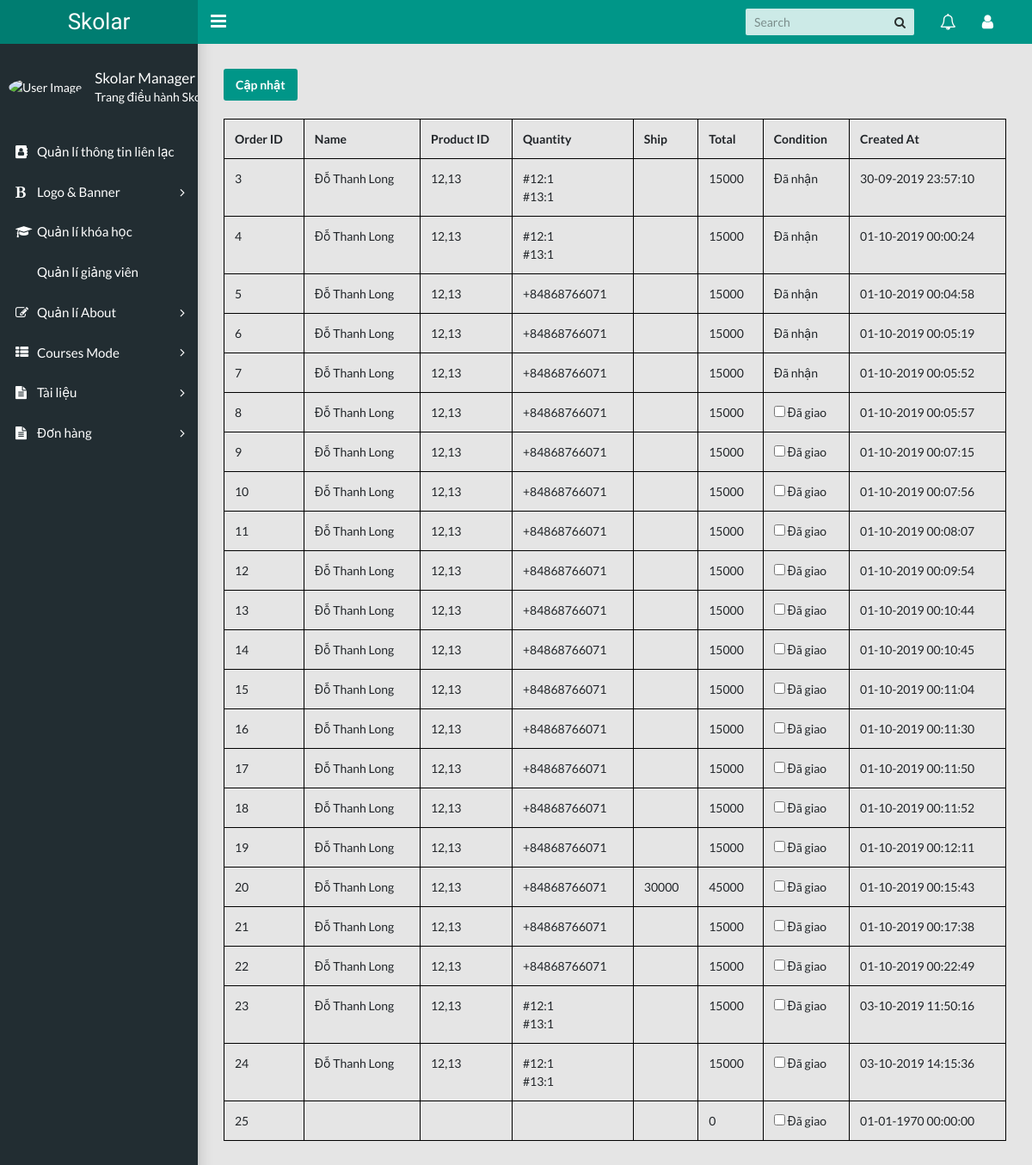
The app's page /backend/index.php?controller=order&action=orderIndex with its own data.
### tables this page shows
CREATE TABLE `orders`  (
  `id` int(11) NOT NULL AUTO_INCREMENT,
  `buyer_name` varchar(255) NOT NULL,
  `product` text NOT NULL,
  `ship` varchar(255) NOT NULL,
  `quantity` text NOT NULL,
  `total` varchar(255) NOT NULL,
  `created_at` timestamp(0) NULL DEFAULT current_timestamp(0),
  `condition` tinyint(4) NULL DEFAULT NULL,
  PRIMARY KEY (`id`) USING BTREE
);

### backend/controllers/OrderController.php (called while the page is built, shortened)
<?php
require_once "models/Order.php";
class OrderController
{
    public function orderIndex(){
        $orderModel=new Order();
        $orders=$orderModel->orderGetAll();
        require_once "views/orders/order/index.php";
    }
}

### backend/index.php (called while the page is built, shortened)
<?php
$action=isset($_GET['action'])? $_GET['action']: "index";
$object=new $controllerClass;
$object->$action();
?>

### backend/models/Order.php (called while the page is built, shortened)
<?php
class Order extends Model{
    public function orderGetAll(){
        $connetion=$this->openConnection();
        $querySelect="SELECT * FROM orders";
        $isSelect=mysqli_query($connetion,$querySelect);
        $orders=[];
        if (mysqli_num_rows($isSelect)>0){
            $orders=mysqli_fetch_all($isSelect,MYSQLI_ASSOC);
        }
        return $orders;
    }
}

### backend/views/orders/order/index.php (the view, shortened to what this page needs)
<?php require_once "views/layouts/header.php"; ?>
    <main class="app-content">
        <form method="post" enctype="multipart/form-data"
              action="index.php?controller=order&action=orderUpdate">
                <button type="submit" name="update" class="btn btn-primary">Cập nhật</button>
            <br>
            <br>
            <table class="table">
                <tr>
                    <th>Order ID</th>
                    <th>Name</th>
                    <th>Product ID</th>
                    <th>Quantity</th>
                    <th>Ship</th>
                    <th>Total</th>
                    <th>Condition</th>
                    <th>Created At</th>
                </tr>
                <?php if (!empty($orders)): ?>
                    <?php foreach ($orders as $order): ?>
                        <tr>
                            <td><?php echo $order['id']; ?></td>
                            <td><?php echo $order['buyer_name']; ?></td>
                            <td><?php echo $order['product']; ?></td>
                            <td><?php echo $order['quantity']; ?></td>
                            <td><?php echo $order['ship']; ?></td>
                            <td><?php
                               $total=(int)$order['total']+(int)$order['ship'];
                               echo $total;
                                ?></td>
                            <?php if ($order['condition']==Order::CONDITION_NSHIPED):?>
                            <td>
                            <input type="checkbox" name="condition[]" value="<?php echo $order['id'] ?>"> Đã giao
                            </td>
                            <?php else: ?>
                            <td>Đã nhận</td>
                            <?php endif;?>
                            <td><?php echo date('d-m-Y H:i:s', strtotime($order['created_at'])); ?></td>
                        </tr>
                    <?php endforeach; ?>
                <?php else: ?>
                    <tr>
                        <td colspan="11" style="text-align: center">Không có dữ liệu nào</td>
                    </tr>
                <?php endif; ?>
            </table>
        </form>
    </main>
<?php require_once "views/layouts/footer.php"; ?>

### backend/views/layouts/header.php (shortened to what this page needs)
<!DOCTYPE html>
<html lang="en">
<head>
    <link rel="stylesheet" type="text/css" href="assets/css/main.css">
    <link rel="stylesheet" type="text/css" href="https://maxcdn.bootstrapcdn.com/font-awesome/4.7.0/css/font-awesome.min.css">
</head>
<body class="app sidebar-mini rtl">
<header class="app-header"><a class="app-header__logo" href="index.php?controller=home&action=index">Skolar</a>
    <a class="app-sidebar__toggle" href="#" data-toggle="sidebar" aria-label="Hide Sidebar"></a>
    <ul class="app-nav">
        <li class="app-search">
            <input class="app-search__input" type="search" placeholder="Search">
            <button class="app-search__button"><i class="fa fa-search"></i></button>
        </li>
        <li class="dropdown"><a class="app-nav__item" href="#" data-toggle="dropdown" aria-label="Show notifications"><i class="fa fa-bell-o fa-lg"></i></a>
        </li>
        <li class="dropdown"><a class="app-nav__item" href="#" data-toggle="dropdown" aria-label="Open Profile Menu"><i class="fa fa-user fa-lg"></i></a>
        </li>
    </ul>
</header>
<aside class="app-sidebar">
    <div class="app-sidebar__user"><img class="app-sidebar__user-avatar" src="https://s3.amazonaws.com/uifaces/faces/twitter/jsa/48.jpg" alt="User Image">
        <div>
            <p class="app-sidebar__user-name">Skolar Manager</p>
            <p class="app-sidebar__user-designation">Trang điều hành Skolar</p>
        </div>
    </div>
    <ul class="app-menu">
        <li><a class="app-menu__item" href="index.php?controller=contact&action=index"><i class="app-menu__icon fa fa-address-book"></i><span class="app-menu__label">Quản lí thông tin liên lạc</span></a></li>
        <li class="treeview"><a class="app-menu__item " href="#" data-toggle="treeview"><i class="app-menu__icon fa fa-bold"></i><span class="app-menu__label">Logo & Banner</span><i class="treeview-indicator fa fa-angle-right"></i></a>
        </li>
        <li><a class="app-menu__item" href="index.php?controller=course&action=index"><i class="app-menu__icon fa fa-graduation-cap"></i><span class="app-menu__label">Quản lí khóa học</span></a></li>
        <li><a class="app-menu__item" href="index.php?controller=teacher&action=index"><i class="app-menu__icon fa fa-chalkboard-teacher"></i><span class="app-menu__label">Quản lí giảng viên</span></a></li>
        <li class="treeview"><a class="app-menu__item" href="#" data-toggle="treeview"><i class="app-menu__icon fa fa-edit"></i><span class="app-menu__label">Quản lí About</span><i class="treeview-indicator fa fa-angle-right"></i></a>
        </li>
        <li class="treeview"><a class="app-menu__item" href="#" data-toggle="treeview"><i class="app-menu__icon fa fa-th-list"></i><span class="app-menu__label">Courses Mode</span><i class="treeview-indicator fa fa-angle-right"></i></a>
        </li>
        <li class="treeview"><a class="app-menu__item" href="#" data-toggle="treeview"><i class="app-menu__icon fa fa-file-text"></i><span class="app-menu__label">Tài liệu</span><i class="treeview-indicator fa fa-angle-right"></i></a>
        </li>
        <li class="treeview"><a class="app-menu__item" href="#" data-toggle="treeview"><i class="app-menu__icon fa fa-file-text"></i><span class="app-menu__label">Đơn hàng</span><i class="treeview-indicator fa fa-angle-right"></i></a>
        </li>
    </ul>
</aside>

### backend/views/layouts/footer.php (shortened to what this page needs)
</body>
</html

### records on screen
orders: id "3", buyer_name "Đỗ Thanh Long", product "12,13", quantity "#12:1 #13:1", total "15000", condition "Đã nhận", created_at "30-09-2019 23:57:10"
orders: id "4", buyer_name "Đỗ Thanh Long", product "12,13", quantity "#12:1 #13:1", total "15000", condition "Đã nhận", created_at "01-10-2019 00:00:24"
orders: id "5", buyer_name "Đỗ Thanh Long", product "12,13", quantity "+84868766071", total "15000", condition "Đã nhận", created_at "01-10-2019 00:04:58"
orders: id "6", buyer_name "Đỗ Thanh Long", product "12,13", quantity "+84868766071", total "15000", condition "Đã nhận", created_at "01-10-2019 00:05:19"
orders: id "7", buyer_name "Đỗ Thanh Long", product "12,13", quantity "+84868766071", total "15000", condition "Đã nhận", created_at "01-10-2019 00:05:52"
orders: id "8", buyer_name "Đỗ Thanh Long", product "12,13", quantity "+84868766071", total "15000", created_at "01-10-2019 00:05:57"
orders: id "9", buyer_name "Đỗ Thanh Long", product "12,13", quantity "+84868766071", total "15000", created_at "01-10-2019 00:07:15"
orders: id "10", buyer_name "Đỗ Thanh Long", product "12,13", quantity "+84868766071", total "15000", created_at "01-10-2019 00:07:56"
orders: id "11", buyer_name "Đỗ Thanh Long", product "12,13", quantity "+84868766071", total "15000", created_at "01-10-2019 00:08:07"
orders: id "12", buyer_name "Đỗ Thanh Long", product "12,13", quantity "+84868766071", total "15000", created_at "01-10-2019 00:09:54"
orders: id "13", buyer_name "Đỗ Thanh Long", product "12,13", quantity "+84868766071", total "15000", created_at "01-10-2019 00:10:44"
orders: id "14", buyer_name "Đỗ Thanh Long", product "12,13", quantity "+84868766071", total "15000", created_at "01-10-2019 00:10:45"
orders: id "15", buyer_name "Đỗ Thanh Long", product "12,13", quantity "+84868766071", total "15000", created_at "01-10-2019 00:11:04"
orders: id "16", buyer_name "Đỗ Thanh Long", product "12,13", quantity "+84868766071", total "15000", created_at "01-10-2019 00:11:30"
orders: id "17", buyer_name "Đỗ Thanh Long", product "12,13", quantity "+84868766071", total "15000", created_at "01-10-2019 00:11:50"
orders: id "18", buyer_name "Đỗ Thanh Long", product "12,13", quantity "+84868766071", total "15000", created_at "01-10-2019 00:11:52"
orders: id "19", buyer_name "Đỗ Thanh Long", product "12,13", quantity "+84868766071", total "15000", created_at "01-10-2019 00:12:11"
orders: id "20", buyer_name "Đỗ Thanh Long", product "12,13", quantity "+84868766071", ship "30000", total "45000", created_at "01-10-2019 00:15:43"
orders: id "21", buyer_name "Đỗ Thanh Long", product "12,13", quantity "+84868766071", total "15000", created_at "01-10-2019 00:17:38"
orders: id "22", buyer_name "Đỗ Thanh Long", product "12,13", quantity "+84868766071", total "15000", created_at "01-10-2019 00:22:49"
orders: id "23", buyer_name "Đỗ Thanh Long", product "12,13", quantity "#12:1 #13:1", total "15000", created_at "03-10-2019 11:50:16"
orders: id "24", buyer_name "Đỗ Thanh Long", product "12,13", quantity "#12:1 #13:1", total "15000", created_at "03-10-2019 14:15:36"
orders: id "25", total "0", created_at "01-01-1970 00:00:00"
